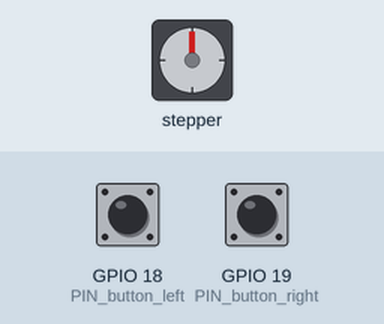
This sketch was run on a simulated ESP32. Parts: stepper motor. Wiring (inferred from the names in the program): stepper motor (2048 steps per turn assumed): coils GPIO 27, GPIO 26, GPIO 25, GPIO 33. Inputs (shaded band) come from the test bench; at power-on: GPIO 19 (PIN_button_right) HIGH, GPIO 18 (PIN_button_left) HIGH. What the sketch prints to the serial monitor is not drawn.

Above: at 1.2 s.
1.3 s: GPIO 19 (PIN_button_right) pulled LOW for 0.15 s
At 2.2 s:
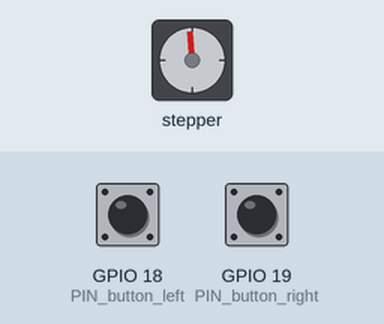
3.0 s: GPIO 18 (PIN_button_left) pulled LOW for 3.2 s
At 7.4 s:
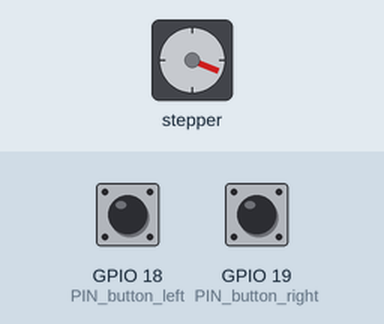
7.7 s: GPIO 18 (PIN_button_left) pulled LOW for 1 s
At 9.9 s:
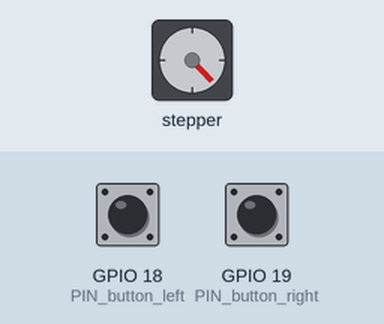
10.2 s: GPIO 18 (PIN_button_left) pulled LOW for 0.15 s
At 11.4 s:
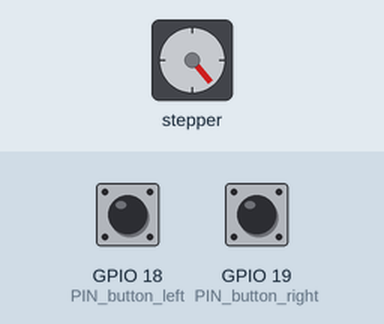
11.8 s: GPIO 18 (PIN_button_left) pulled LOW for 1 s
At 13.8 s:
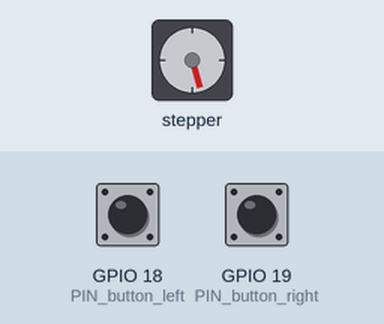
14.3 s: GPIO 18 (PIN_button_left) pulled LOW for 3.2 s
At 18.9 s:
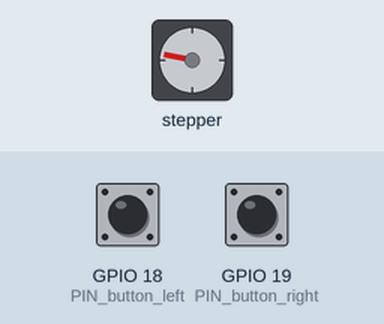
Timing chart, 0 to 20.0 s (numbered marks = the images above; inputs shaded):
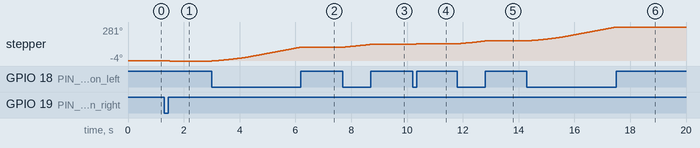

The sketch:

ESP_32_Z_Buttons.ino
```cpp
// (licence header left out)
// Pins for the Motor X and Y
int motorPin_Z[] = {27, 26, 25, 33}; //{13, 12, 14, 27};
int PIN_button_left = 18;
int PIN_button_right = 19;

boolean buttonstate_left = false;
boolean buttonstate_right = false;

// Define speeds
unsigned int MotorSpeed =  4500;
unsigned int  nsteps = 2;
unsigned int speedincrement = 0;

// Set registers
void setup() {
  Serial.begin(9600);

  pinMode(motorPin_Z[0], OUTPUT);
  pinMode(motorPin_Z[1], OUTPUT);
  pinMode(motorPin_Z[2], OUTPUT);
  pinMode(motorPin_Z[3], OUTPUT);

  // initialize the pushbutton pin as an input:
  pinMode(PIN_button_left, INPUT_PULLUP);
  pinMode(PIN_button_right, INPUT_PULLUP);       // turn on pullup resistors


}

void loop()
{
  // read the state of the pushbutton value:
  buttonstate_left = digitalRead(PIN_button_left);
  buttonstate_right = digitalRead(PIN_button_right);

  // check if the pushbutton is pressed. If it is, the buttonState is HIGH:
  if (buttonstate_left == LOW) {
    drive_left(MotorSpeed-speedincrement, motorPin_Z, nsteps);
    if (speedincrement<2500) speedincrement = speedincrement +100;
  }
    else if(buttonstate_right == LOW) {
    drive_right(MotorSpeed-speedincrement, motorPin_Z, nsteps);
    if (speedincrement<2500) speedincrement = speedincrement +100;

  }
  else {
    stop(motorPin_Z);
    speedincrement = 0;
  }

Serial.println(MotorSpeed-speedincrement);


}


void drive_right(unsigned int motorSpeed, int motorPin[], int steps)
{ // 1

  int motorPin1 = motorPin[0];
  int motorPin2 = motorPin[1];
  int motorPin3 = motorPin[2];
  int motorPin4 = motorPin[3];

  for (int i = 0; i < steps; i++)
  {
    digitalWrite(motorPin4, HIGH);
    digitalWrite(motorPin3, LOW);
    digitalWrite(motorPin2, LOW);
    digitalWrite(motorPin1, LOW);
    delayMicroseconds(motorSpeed);

    // 2
    digitalWrite(motorPin4, HIGH);
    digitalWrite(motorPin3, HIGH);
    digitalWrite(motorPin2, LOW);
    digitalWrite(motorPin1, LOW);
    delayMicroseconds(motorSpeed);

    // 3
    digitalWrite(motorPin4, LOW);
    digitalWrite(motorPin3, HIGH);
    digitalWrite(motorPin2, LOW);
    digitalWrite(motorPin1, LOW);
    delayMicroseconds(motorSpeed);

    // 4
    digitalWrite(motorPin4, LOW);
    digitalWrite(motorPin3, HIGH);
    digitalWrite(motorPin2, HIGH);
    digitalWrite(motorPin1, LOW);
    delayMicroseconds(motorSpeed);

    // 5
    digitalWrite(motorPin4, LOW);
    digitalWrite(motorPin3, LOW);
    digitalWrite(motorPin2, HIGH);
    digitalWrite(motorPin1, LOW);
    delayMicroseconds(motorSpeed);

    // 6
    digitalWrite(motorPin4, LOW);
    digitalWrite(motorPin3, LOW);
    digitalWrite(motorPin2, HIGH);
    digitalWrite(motorPin1, HIGH);
    delayMicroseconds(motorSpeed);

    // 7
    digitalWrite(motorPin4, LOW);
    digitalWrite(motorPin3, LOW);
    digitalWrite(motorPin2, LOW);
    digitalWrite(motorPin1, HIGH);
    delayMicroseconds(motorSpeed);

    // 8
    digitalWrite(motorPin4, HIGH);
    digitalWrite(motorPin3, LOW);
    digitalWrite(motorPin2, LOW);
    digitalWrite(motorPin1, HIGH);
    delayMicroseconds(motorSpeed);
  }
}

void drive_left(unsigned int motorSpeed, int motorPin[], int steps)
{ // 1

  int motorPin1 = motorPin[0];
  int motorPin2 = motorPin[1];
  int motorPin3 = motorPin[2];
  int motorPin4 = motorPin[3];

  for (int i = 0; i < steps; i++)
  {
    // 1
    digitalWrite(motorPin1, HIGH);
    digitalWrite(motorPin2, LOW);
    digitalWrite(motorPin3, LOW);
    digitalWrite(motorPin4, LOW);
    delayMicroseconds(motorSpeed);

    // 2
    digitalWrite(motorPin1, HIGH);
    digitalWrite(motorPin2, HIGH);
    digitalWrite(motorPin3, LOW);
    digitalWrite(motorPin4, LOW);
    delayMicroseconds(motorSpeed);

    // 3
    digitalWrite(motorPin1, LOW);
    digitalWrite(motorPin2, HIGH);
    digitalWrite(motorPin3, LOW);
    digitalWrite(motorPin4, LOW);
    delayMicroseconds(motorSpeed);

    // 4
    digitalWrite(motorPin1, LOW);
    digitalWrite(motorPin2, HIGH);
    digitalWrite(motorPin3, HIGH);
    digitalWrite(motorPin4, LOW);
    delayMicroseconds(motorSpeed);

    // 5
    digitalWrite(motorPin1, LOW);
    digitalWrite(motorPin2, LOW);
    digitalWrite(motorPin3, HIGH);
    digitalWrite(motorPin4, LOW);
    delayMicroseconds(motorSpeed);

    // 6
    digitalWrite(motorPin1, LOW);
    digitalWrite(motorPin2, LOW);
    digitalWrite(motorPin3, HIGH);
    digitalWrite(motorPin4, HIGH);
    delayMicroseconds(motorSpeed);

    // 7
    digitalWrite(motorPin1, LOW);
    digitalWrite(motorPin2, LOW);
    digitalWrite(motorPin3, LOW);
    digitalWrite(motorPin4, HIGH);
    delayMicroseconds(motorSpeed);

    // 8
    digitalWrite(motorPin1, HIGH);
    digitalWrite(motorPin2, LOW);
    digitalWrite(motorPin3, LOW);
    digitalWrite(motorPin4, HIGH);
    delayMicroseconds(motorSpeed);
  }
}


void stop(int motorPin[])
{
  int motorPin1 = motorPin[0];
  int motorPin2 = motorPin[1];
  int motorPin3 = motorPin[2];
  int motorPin4 = motorPin[3];

  digitalWrite(motorPin4, LOW);
  digitalWrite(motorPin3, LOW);
  digitalWrite(motorPin2, LOW);
  digitalWrite(motorPin1, LOW);
}
```

Measured:
- after the input at 3.0 s, stepper: turns 116° clockwise in 3.2 s, starting at once
- after the input at 7.7 s, stepper: turns 24° clockwise in 0.98 s, starting at once
- after the input at 11.8 s, stepper: turns 24° clockwise in 0.97 s, starting at once
- after the input at 14.3 s, stepper: turns 117° clockwise in 3.2 s, starting at once
